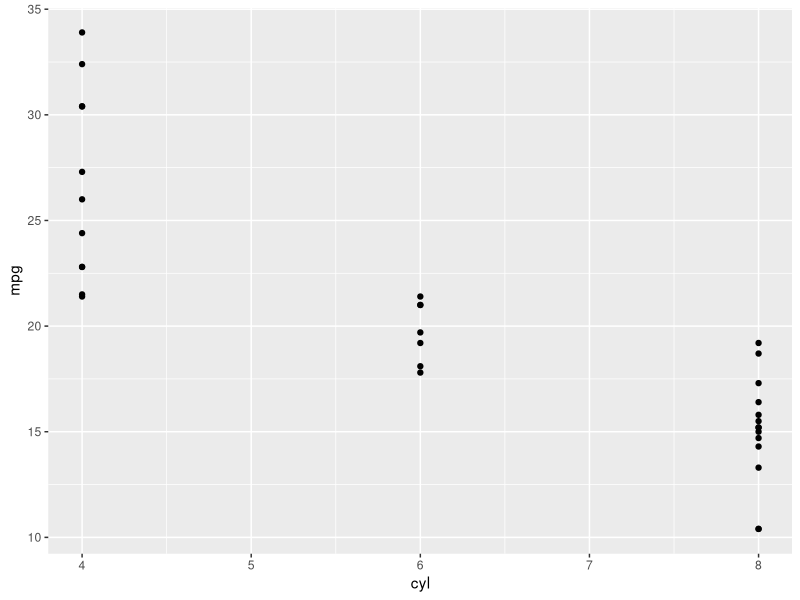
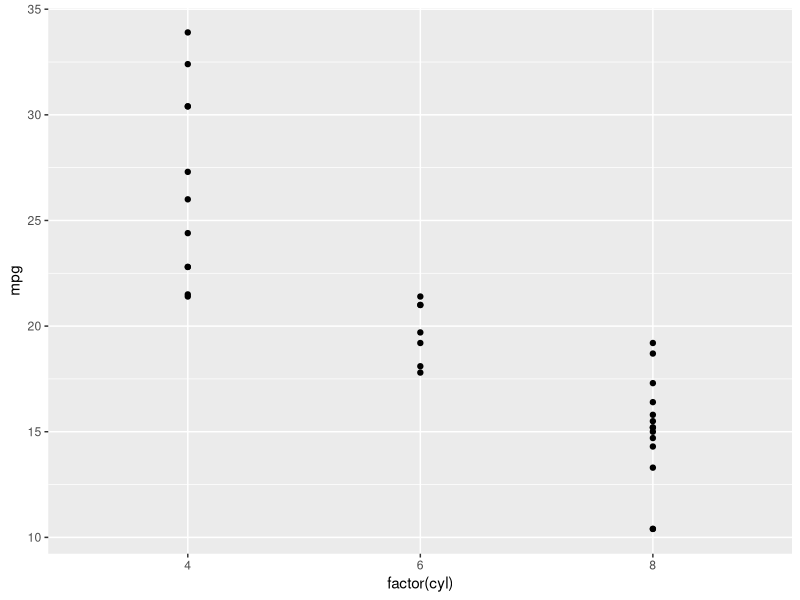

Source code (R) for these figures, in order:
# Load the ggplot2 package
library(ggplot2)

########## Introduction ##########

##### Exploring ggplot2, part 1 #####
# Explore the mtcars data frame with str()
str(mtcars)

# Execute the following command
ggplot(mtcars, aes(x = cyl, y = mpg)) +
  geom_point()

# The plot isn't really satisfying. 
# Although cyl (the number of cylinders) is categorical, it is classified as numeric in mtcars. 
# We have to explicitly tell ggplot2 that cyl is a categorical variable.

##### Exploring ggplot2, part 2 #####
# Change the command below so that cyl is treated as factor
ggplot(mtcars, aes(x = factor(cyl), y = mpg)) +
  geom_point()

########## Grammar of Graphics ##########

#####  #####







#####  #####






#####  #####







#####  #####







#####  #####







#####  #####








#####  #####







#####  #####
